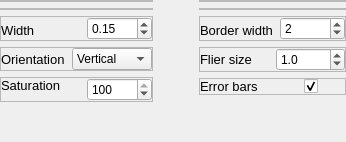
                  <widget class="QFrame" name="pg_2_REPLACE_WITH_SPECIFIC_WIDGET_Box">
                   <property name="minimumSize">
                    <size>
                     <width>0</width>
                     <height>42</height>
                    </size>
                   </property>
                   <layout class="QGridLayout" name="plotwidtget_gridLayout_9">
                    <property name="leftMargin">
                     <number>0</number>
                    </property>
                    <property name="topMargin">
                     <number>0</number>
                    </property>
                    <property name="rightMargin">
                     <number>0</number>
                    </property>
                    <property name="bottomMargin">
                     <number>0</number>
                    </property>
                    <item row="0" column="0">
                     <widget class="QFrame" name="pg_2_box_plot_settings">
                      <layout class="QHBoxLayout" name="horizontalLayout_76">
                       <property name="leftMargin">
                        <number>0</number>
                       </property>
                       <property name="topMargin">
                        <number>0</number>
                       </property>
                       <property name="rightMargin">
                        <number>0</number>
                       </property>
                       <property name="bottomMargin">
                        <number>0</number>
                       </property>
                       <item>
                        <widget class="QFrame" name="pg_2_box_plot_settings_1_left">
                         <layout class="QVBoxLayout" name="pg2Layout_verticalLayout_20">
                          <property name="leftMargin">
                           <number>0</number>
                          </property>
                          <property name="topMargin">
                           <number>0</number>
                          </property>
                          <property name="rightMargin">
                           <number>0</number>
                          </property>
                          <property name="bottomMargin">
                           <number>0</number>
                          </property>
                          <item>
                           <widget class="QFrame" name="pg2_graph_boxplot_pallete_style_frame_">
                            <property name="frameShape">
                             <enum>QFrame::StyledPanel</enum>
                            </property>
                            <property name="frameShadow">
                             <enum>QFrame::Raised</enum>
                            </property>
                            <layout class="QHBoxLayout" name="horizontalLayout_77">
                             <property name="leftMargin">
                              <number>0</number>
                             </property>
                             <property name="topMargin">
                              <number>0</number>
                             </property>
                             <property name="rightMargin">
                              <number>0</number>
                             </property>
                             <property name="bottomMargin">
                              <number>0</number>
                             </property>
                            </layout>
                           </widget>
                          </item>
                          <item>
                           <widget class="QFrame" name="pg_2_color_graph_frame_box_plot_2">
                            <property name="frameShape">
                             <enum>QFrame::StyledPanel</enum>
                            </property>
                            <property name="frameShadow">
                             <enum>QFrame::Raised</enum>
                            </property>
                            <layout class="QHBoxLayout" name="horizontalLayout_78">
                             <property name="leftMargin">
                              <number>0</number>
                             </property>
                             <property name="topMargin">
                              <number>0</number>
                             </property>
                             <property name="rightMargin">
                              <number>0</number>
                             </property>
                             <property name="bottomMargin">
                              <number>0</number>
                             </property>
                            </layout>
                           </widget>
                          </item>
                          <item>
                           <widget class="QFrame" name="pg_2_graph_width_frame_box_plot">
                            <property name="frameShape">
                             <enum>QFrame::StyledPanel</enum>
                            </property>
                            <property name="frameShadow">
                             <enum>QFrame::Raised</enum>
                            </property>
                            <layout class="QHBoxLayout" name="horizontalLayout_79">
                             <property name="leftMargin">
                              <number>0</number>
                             </property>
                             <property name="topMargin">
                              <number>0</number>
                             </property>
                             <property name="rightMargin">
                              <number>0</number>
                             </property>
                             <property name="bottomMargin">
                              <number>0</number>
                             </property>
                             <item>
                              <widget class="QLabel" name="pg2_graph_width_label_box_plot">
                               <property name="minimumSize">
                                <size>
                                 <width>0</width>
                                 <height>20</height>
                                </size>
                               </property>
                               <property name="maximumSize">
                                <size>
                                 <width>16777215</width>
                                 <height>10</height>
                                </size>
                               </property>
                               <property name="font">
                                <font>
                                 <pointsize>10</pointsize>
                                </font>
                               </property>
                               <property name="text">
                                <string>Width</string>
                               </property>
                               <property name="alignment">
                                <set>Qt::AlignLeading|Qt::AlignLeft|Qt::AlignTop</set>
                               </property>
                              </widget>
                             </item>
                             <item>
                              <widget class="QDoubleSpinBox" name="pg2_graph_width_spinBox_box_plot">
                               <property name="minimumSize">
                                <size>
                                 <width>65</width>
                                 <height>0</height>
                                </size>
                               </property>
                               <property name="maximumSize">
                                <size>
                                 <width>65</width>
                                 <height>16777215</height>
                                </size>
                               </property>
                               <property name="value">
                                <double>0.150000000000000</double>
                               </property>
                              </widget>
                             </item>
                            </layout>
                           </widget>
                          </item>
                          <item>
                           <widget class="QFrame" name="pg2_graph_boxplot_orientation_frame">
                            <property name="frameShape">
                             <enum>QFrame::StyledPanel</enum>
                            </property>
                            <property name="frameShadow">
                             <enum>QFrame::Raised</enum>
                            </property>
                            <layout class="QHBoxLayout" name="horizontalLayout_80">
                             <property name="spacing">
                              <number>7</number>
                             </property>
                             <property name="leftMargin">
                              <number>0</number>
                             </property>
                             <property name="topMargin">
                              <number>0</number>
                             </property>
                             <property name="rightMargin">
                              <number>0</number>
                             </property>
                             <property name="bottomMargin">
                              <number>0</number>
                             </property>
                             <item>
                              <widget class="QLabel" name="pg2_graph_orientation_label_boxplot">
                               <property name="font">
                                <font>
                                 <pointsize>10</pointsize>
                                </font>
                               </property>
                               <property name="text">
                                <string>Orientation</string>
                               </property>
                              </widget>
                             </item>
                             <item>
                              <widget class="QComboBox" name="pg_2_graph_boxplot_orientation_combobox">
                               <property name="minimumSize">
                                <size>
                                 <width>80</width>
                                 <height>0</height>
                                </size>
                               </property>
                               <property name="maximumSize">
                                <size>
                                 <width>80</width>
                                 <height>16777215</height>
                                </size>
                               </property>
                               <item>
                                <property name="text">
                                 <string>Vertical</string>
                                </property>
                               </item>
                               <item>
                                <property name="text">
                                 <string>Horizontal</string>
                                </property>
                               </item>
                              </widget>
                             </item>
                            </layout>
                           </widget>
                          </item>
                          <item>
                           <widget class="QFrame" name="pg2_graph_saturation_frame_box_plot_2">
                            <property name="frameShape">
                             <enum>QFrame::StyledPanel</enum>
                            </property>
                            <property name="frameShadow">
                             <enum>QFrame::Raised</enum>
                            </property>
                            <layout class="QHBoxLayout" name="horizontalLayout_81">
                             <property name="spacing">
                              <number>7</number>
                             </property>
                             <property name="leftMargin">
                              <number>0</number>
                             </property>
                             <property name="topMargin">
                              <number>0</number>
                             </property>
                             <property name="rightMargin">
                              <number>0</number>
                             </property>
                             <property name="bottomMargin">
                              <number>0</number>
                             </property>
                             <item>
                              <widget class="QLabel" name="pg2_graph_saturation_label_box_plot_2">
                               <property name="minimumSize">
                                <size>
                                 <width>0</width>
                                 <height>0</height>
                                </size>
                               </property>
                               <property name="maximumSize">
                                <size>
                                 <width>16777215</width>
                                 <height>16777215</height>
                                </size>
                               </property>
                               <property name="font">
                                <font>
                                 <pointsize>10</pointsize>
                                </font>
                               </property>
                               <property name="text">
                                <string>Saturation</string>
                               </property>
                               <property name="alignment">
                                <set>Qt::AlignLeading|Qt::AlignLeft|Qt::AlignTop</set>
                               </property>
                              </widget>
                             </item>
                             <item>
                              <widget class="QSpinBox" name="pg2_graph_saturation_spinBox_box_plot_2">
                               <property name="minimumSize">
                                <size>
                                 <width>65</width>
                                 <height>0</height>
                                </size>
                               </property>
                               <property name="maximumSize">
                                <size>
                                 <width>65</width>
                                 <height>16777215</height>
                                </size>
                               </property>
                               <property name="minimum">
                                <number>0</number>
                               </property>
                               <property name="maximum">
                                <number>100</number>
                               </property>
                               <property name="value">
                                <number>100</number>
                               </property>
                              </widget>
                             </item>
                            </layout>
                           </widget>
                          </item>
                          <item>
                           <spacer name="pg2_boxplot_vertical_spacer_2">
                            <property name="orientation">
                             <enum>Qt::Vertical</enum>
                            </property>
                            <property name="sizeHint" stdset="0">
                             <size>
                              <width>20</width>
                              <height>40</height>
                             </size>
                            </property>
                           </spacer>
                          </item>
                         </layout>
                        </widget>
                       </item>
                       <item>
                        <spacer name="pg2_boxplot_horizontalSpacer_spacer_3">
                         <property name="orientation">
                          <enum>Qt::Horizontal</enum>
                         </property>
                         <property name="sizeHint" stdset="0">
                          <size>
                           <width>40</width>
                           <height>20</height>
                          </size>
                         </property>
                        </spacer>
                       </item>
                       <item>
                        <widget class="QFrame" name="pg_2_box_plot_settings_1_right_box_plot_2">
                         <layout class="QVBoxLayout" name="pg2Layout_verticalLayout_21">
                          <property name="leftMargin">
                           <number>0</number>
                          </property>
                          <property name="topMargin">
                           <number>0</number>
                          </property>
                          <property name="rightMargin">
                           <number>0</number>
                          </property>
                          <property name="bottomMargin">
                           <number>0</number>
                          </property>
                          <item>
                           <widget class="QFrame" name="pg2_graph_index_frame_boxplot">
                            <property name="frameShape">
                             <enum>QFrame::StyledPanel</enum>
                            </property>
                            <property name="frameShadow">
                             <enum>QFrame::Raised</enum>
                            </property>
                            <layout class="QHBoxLayout" name="horizontalLayout_82">
                             <property name="leftMargin">
                              <number>0</number>
                             </property>
                             <property name="topMargin">
                              <number>0</number>
                             </property>
                             <property name="rightMargin">
                              <number>11</number>
                             </property>
                             <property name="bottomMargin">
                              <number>0</number>
                             </property>
                            </layout>
                           </widget>
                          </item>
                          <item>
                           <widget class="QFrame" name="pg_2_graph_border_color_frame_box_plot_2">
                            <property name="frameShape">
                             <enum>QFrame::StyledPanel</enum>
                            </property>
                            <property name="frameShadow">
                             <enum>QFrame::Raised</enum>
                            </property>
                            <layout class="QHBoxLayout" name="horizontalLayout_83">
                             <property name="leftMargin">
                              <number>0</number>
                             </property>
                             <property name="topMargin">
                              <number>0</number>
                             </property>
                             <property name="rightMargin">
                              <number>0</number>
                             </property>
                             <property name="bottomMargin">
                              <number>0</number>
                             </property>
                            </layout>
                           </widget>
                          </item>
                          <item>
                           <widget class="QFrame" name="pg2_graph_line_width_frame_box_plot">
                            <property name="frameShape">
                             <enum>QFrame::StyledPanel</enum>
                            </property>
                            <property name="frameShadow">
                             <enum>QFrame::Raised</enum>
                            </property>
                            <layout class="QHBoxLayout" name="horizontalLayout_84">
                             <property name="spacing">
                              <number>7</number>
                             </property>
                             <property name="leftMargin">
                              <number>0</number>
                             </property>
                             <property name="topMargin">
                              <number>0</number>
                             </property>
                             <property name="rightMargin">
                              <number>0</number>
                             </property>
                             <property name="bottomMargin">
                              <number>0</number>
                             </property>
                             <item>
                              <widget class="QLabel" name="pg2_graph_line_width_label_box_plot">
                               <property name="minimumSize">
                                <size>
                                 <width>0</width>
                                 <height>20</height>
                                </size>
                               </property>
                               <property name="maximumSize">
                                <size>
                                 <width>16777215</width>
                                 <height>10</height>
                                </size>
                               </property>
                               <property name="font">
                                <font>
                                 <pointsize>10</pointsize>
                                </font>
                               </property>
                               <property name="text">
                                <string>Border width</string>
                               </property>
                               <property name="alignment">
                                <set>Qt::AlignLeading|Qt::AlignLeft|Qt::AlignTop</set>
                               </property>
                              </widget>
                             </item>
                             <item>
                              <widget class="QSpinBox" name="pg2_graph_line_width_spinBox_box_plot">
                               <property name="minimumSize">
                                <size>
                                 <width>65</width>
                                 <height>0</height>
                                </size>
                               </property>
                               <property name="maximumSize">
                                <size>
                                 <width>65</width>
                                 <height>16777215</height>
                                </size>
                               </property>
                               <property name="minimum">
                                <number>0</number>
                               </property>
                               <property name="maximum">
                                <number>100</number>
                               </property>
                               <property name="value">
                                <number>2</number>
                               </property>
                              </widget>
                             </item>
                            </layout>
                           </widget>
                          </item>
                          <item>
                           <widget class="QFrame" name="pg2_graph_cap_size_frame_box_plot">
                            <property name="frameShape">
                             <enum>QFrame::StyledPanel</enum>
                            </property>
                            <property name="frameShadow">
                             <enum>QFrame::Raised</enum>
                            </property>
                            <layout class="QHBoxLayout" name="horizontalLayout_85">
                             <property name="spacing">
                              <number>7</number>
                             </property>
                             <property name="leftMargin">
                              <number>0</number>
                             </property>
                             <property name="topMargin">
                              <number>0</number>
                             </property>
                             <property name="rightMargin">
                              <number>0</number>
                             </property>
                             <property name="bottomMargin">
                              <number>0</number>
                             </property>
                             <item>
                              <widget class="QLabel" name="pg2_graph_cap_size_label_box_plot_box_plot">
                               <property name="minimumSize">
                                <size>
                                 <width>0</width>
                                 <height>0</height>
                                </size>
                               </property>
                               <property name="maximumSize">
                                <size>
                                 <width>16777215</width>
                                 <height>16777215</height>
                                </size>
                               </property>
                               <property name="font">
                                <font>
                                 <pointsize>10</pointsize>
                                </font>
                               </property>
                               <property name="text">
                                <string>Flier size</string>
                               </property>
                               <property name="alignment">
                                <set>Qt::AlignLeading|Qt::AlignLeft|Qt::AlignVCenter</set>
                               </property>
                              </widget>
                             </item>
                             <item>
                              <widget class="QDoubleSpinBox" name="pg2_graph_cap_size_spinBox_box_plot">
                               <property name="decimals">
                                <number>1</number>
                               </property>
                               <property name="singleStep">
                                <double>0.100000000000000</double>
                               </property>
                               <property name="value">
                                <double>1.000000000000000</double>
                               </property>
                              </widget>
                             </item>
                            </layout>
                           </widget>
                          </item>
                          <item>
                           <widget class="QFrame" name="pg2_boxPlot_bool_frame">
                            <property name="frameShape">
                             <enum>QFrame::StyledPanel</enum>
                            </property>
                            <property name="frameShadow">
                             <enum>QFrame::Raised</enum>
                            </property>
                            <layout class="QHBoxLayout" name="pg_2_frameBoxPlot_errorbarsBool_horizontalLayout">
                             <property name="spacing">
                              <number>0</number>
                             </property>
                             <property name="leftMargin">
                              <number>0</number>
                             </property>
                             <property name="topMargin">
                              <number>0</number>
                             </property>
                             <property name="rightMargin">
                              <number>0</number>
                             </property>
                             <property name="bottomMargin">
                              <number>0</number>
                             </property>
                             <item>
                              <widget class="QLabel" name="pg_2_errorBars_bool_label">
                               <property name="font">
                                <font>
                                 <pointsize>10</pointsize>
                                </font>
                               </property>
                               <property name="text">
                                <string>Error bars</string>
                               </property>
                              </widget>
                             </item>
                             <item>
                              <widget class="QCheckBox" name="pg_2_errorBars_bool_checkBox">
                               <property name="sizePolicy">
                                <sizepolicy hsizetype="Maximum" vsizetype="Maximum">
                                 <horstretch>0</horstretch>
                                 <verstretch>0</verstretch>
                                </sizepolicy>
                               </property>
                               <property name="minimumSize">
                                <size>
                                 <width>41</width>
                                 <height>0</height>
                                </size>
                               </property>
                               <property name="text">
                                <string/>
                               </property>
                               <property name="checked">
                                <bool>true</bool>
                               </property>
                              </widget>
                             </item>
                            </layout>
                           </widget>
                          </item>
                          <item>
                           <spacer name="pg2_boxplot_horizontalSpacer_spacer">
                            <property name="orientation">
                             <enum>Qt::Vertical</enum>
                            </property>
                            <property name="sizeHint" stdset="0">
                             <size>
                              <width>20</width>
                              <height>40</height>
                             </size>
                            </property>
                           </spacer>
                          </item>
                         </layout>
                        </widget>
                       </item>
                      </layout>
                     </widget>
                    </item>
                   </layout>
                  </widget>
